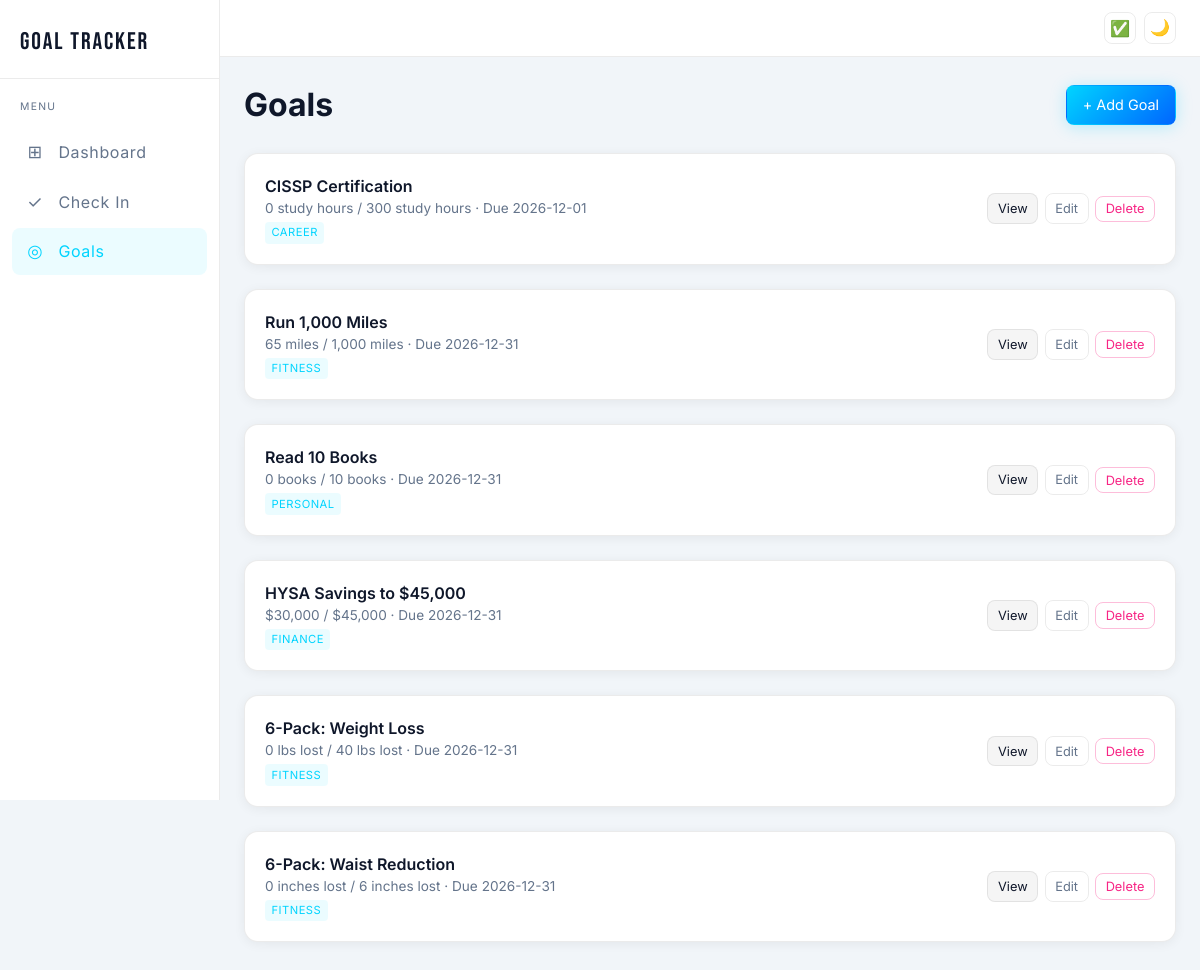
Before: /goals with the older database file.
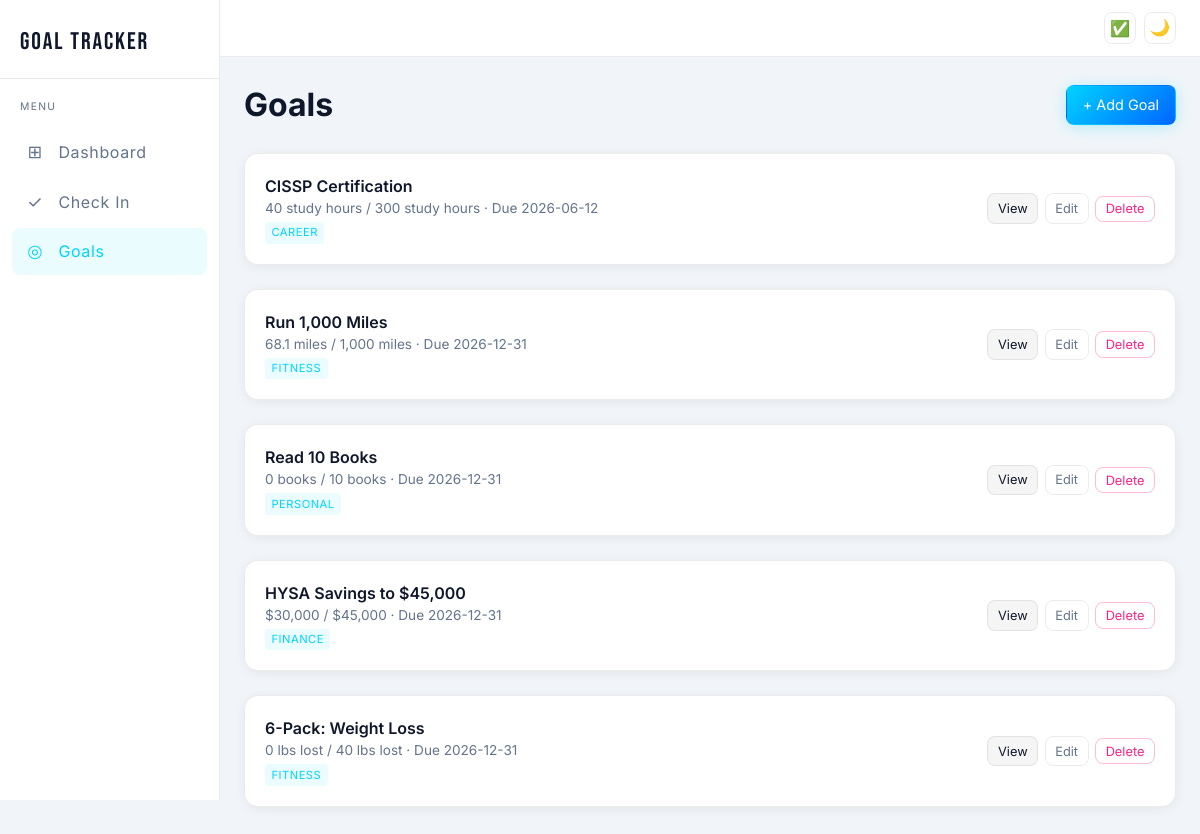
After: the same page with the newer database file.
### tables this page shows
CREATE TABLE goals (
            id INTEGER PRIMARY KEY AUTOINCREMENT,
            name TEXT NOT NULL,               -- "Run 1,000 miles"
            target_value REAL NOT NULL,        -- 1000
            current_value REAL DEFAULT 0,      -- How far you've gotten so far
            unit TEXT NOT NULL,                -- "miles", "books", "dollars"
            deadline TEXT NOT NULL,            -- "2026-12-31" (stored as text, ISO format)
            created_at TEXT NOT NULL,          -- When you created this goal
            category TEXT DEFAULT '',          -- Optional grouping like "fitness", "finance"
            notes TEXT DEFAULT '',             -- Any extra info about this goal
            start_value REAL DEFAULT 0,        -- Starting point (e.g., $30,000 for HYSA)
            system_type TEXT DEFAULT 'generic' -- Hints for the achievement system engine
        );

### app.py (the view)
@app.route("/goals")
def goals_list():
    goals = get_all_goals()
    return render_template("goals.html", goals=goals)

### app.py (called while the page is built)
@app.template_filter("fmt_val")
def fmt_val(value, unit):
    rounded = f"{value:,.1f}".rstrip("0").rstrip(".")
    unit_lower = unit.strip().lower()
    if unit_lower in PREFIX_UNITS or unit.strip() in ("$", "£", "€"):
        symbol = "$" if unit_lower in ("dollars", "dollar", "usd") else unit.strip()
        return f"{symbol}{rounded}"
    return f"{rounded} {unit}"

@app.before_request
def ensure_csrf_token():
    if "csrf_token" not in session:
        session["csrf_token"] = secrets.token_hex(32)

@app.context_processor
def inject_csrf():
    return {
        "csrf_token": session.get("csrf_token", ""),
        "strava_configured": strava_configured(),
        "gcal_configured": gcal_configured(),
    }

### database.py (called while the page is built)
def get_db():
    db = sqlite3.connect(DATABASE)
    db.row_factory = sqlite3.Row
    db.execute("PRAGMA foreign_keys = ON")  # Enforce relationships between tables
    return db

def get_all_goals():
    db = get_db()
    goals = db.execute("SELECT * FROM goals ORDER BY deadline ASC").fetchall()
    db.close()
    return goals

### gcal.py (called while the page is built)
def is_configured():
    return bool(GCAL_ICAL_URL)

### strava.py (called while the page is built)
def is_configured():
    return all([STRAVA_CLIENT_ID, STRAVA_CLIENT_SECRET, STRAVA_REFRESH_TOKEN])

### templates/goals.html (shortened to what this page needs)
{% extends "base.html" %}
{% block content %}
<div class="page-header">
    <h1>Goals</h1>
    <a href="/goals/add" class="btn btn-primary">+ Add Goal</a>
</div>
<div class="goals-list">
    {% for goal in goals %}
    <div class="card goal-list-item">
        <div class="goal-list-info">
            <a href="/goals/{{ goal.id }}" class="goal-list-name">{{ goal.name }}</a>
            <span class="goal-list-meta">
                {{ goal.current_value | fmt_val(goal.unit) }} / {{ goal.target_value | fmt_val(goal.unit) }}
                · Due {{ goal.deadline }}
            </span>
            {% if goal.category %}
            <span class="goal-category-tag">{{ goal.category }}</span>
            {% endif %}
        </div>
        <div class="goal-list-actions">
            <a href="/goals/{{ goal.id }}" class="btn btn-small">View</a>
            <a href="/goals/{{ goal.id }}/edit" class="btn btn-small btn-secondary">Edit</a>
            <form method="POST" action="/goals/{{ goal.id }}/delete"
                  onsubmit="return confirm('Delete {{ goal.name }}? This cannot be undone.')">
                <button type="submit" class="btn btn-small btn-danger">Delete</button>
            </form>
        </div>
    </div>
    {% endfor %}
</div>
{% endblock %}

### templates/base.html (shortened to what this page needs)
<!DOCTYPE html>
<html lang="en">
<head>
    <link rel="stylesheet" href="{{ url_for('static', filename='style.css') }}">
</head>
<body>
    <div class="app-shell">
        <aside class="sidebar">
            <div class="sidebar-brand">Goal Tracker</div>
            <div class="sidebar-section">
                <div class="sidebar-label">Menu</div>
            </div>
            <nav class="sidebar-nav">
                <a href="/" class="sidebar-link {% if request.path == '/' %}active{% endif %}">
                    <span class="sidebar-icon">⊞</span> Dashboard
                </a>
                <a href="/checkin" class="sidebar-link {% if '/checkin' in request.path %}active{% endif %}">
                    <span class="sidebar-icon">✓</span> Check In
                </a>
                <a href="/goals" class="sidebar-link {% if request.path == '/goals' %}active{% endif %}">
                    <span class="sidebar-icon">◎</span> Goals
                </a>
            </nav>
        </aside>
        <div class="main-wrapper">
            <header class="topbar">
                <a href="/checkin" class="theme-toggle" title="Daily Check-In"
                   style="display:inline-flex; align-items:center; justify-content:center; text-decoration:none;">✅</a>
                <button class="theme-toggle" id="theme-toggle" aria-label="Toggle theme"></button>
            </header>
            <main class="container">
                {% block content %}{% endblock %}
            </main>
        </div>
    </div>
</body>
</html>

### static/style.css (style rules this page uses)
:root { --cyan: #00d4ff; --pink: #f72585; --purple: #7c3aed; --orange: #f97316; --green: #10b981; --ahead: #10b981; --on-track: #00d4ff; --behind: #f72585; --radius: 14px; --radius-sm: 8px; --sidebar-w: 220px; }
[data-theme="light"] { --bg: #f1f5f9; --bg-sidebar: #ffffff; --bg-topbar: #ffffff; --bg-card: #ffffff; --bg-card-hover: #f8fafc; --bg-input: #f8fafc; --bg-btn: rgba(0,0,0,0.04); --bg-btn-hover: rgba(0,0,0,0.08); --border: rgba(0,0,0,0.08); --border-hover: rgba(0,212,255,0.4); --text: #0f172a; --text-muted: #64748b; --shadow-card: 0 2px 12px rgba(0,0,0,0.06); --shadow-card-hover: 0 8px 24px rgba(0,0,0,0.12); --progress-bg: rgba(0,0,0,0.06); }
* { margin: 0; padding: 0; box-sizing: border-box; }
body { font-family: 'Inter', -apple-system, BlinkMacSystemFont, sans-serif; background: var(--bg); color: var(--text); line-height: 1.5; min-height: 100vh; -webkit-font-smoothing: antialiased; -moz-osx-font-smoothing: grayscale; }
a { color: var(--cyan); text-decoration: none; }
.app-shell { display: flex; min-height: 100vh; }
.sidebar { width: var(--sidebar-w); min-height: 100vh; background: var(--bg-sidebar); border-right: 1px solid var(--border); position: fixed; top: 0; left: 0; display: flex; flex-direction: column; z-index: 200; }
.sidebar-brand { font-family: 'Bebas Neue', sans-serif; font-size: 1.5rem; letter-spacing: 0.08em; color: var(--text); padding: 1.5rem 1.25rem 1.1rem; border-bottom: 1px solid var(--border); }
.sidebar-section { padding: 1.25rem 1.25rem 0.4rem; }
.sidebar-label { font-size: 0.65rem; letter-spacing: 0.12em; color: var(--text-muted); text-transform: uppercase; }
.sidebar-nav { display: flex; flex-direction: column; gap: 0.15rem; padding: 0.5rem 0.75rem; }
.sidebar-link { display: flex; align-items: center; gap: 0.75rem; padding: 0.65rem 0.75rem; border-radius: var(--radius-sm); color: var(--text-muted); font-size: 1rem; letter-spacing: 0.04em; transition: all 0.2s ease; }
.sidebar-link.active { color: var(--cyan); background: rgba(0,212,255,0.08); }
.sidebar-icon { font-size: 1.1rem; width: 1.4rem; text-align: center; }
.main-wrapper { margin-left: var(--sidebar-w); flex: 1; display: flex; flex-direction: column; min-height: 100vh; }
.topbar { display: flex; align-items: center; justify-content: flex-end; padding: 0.75rem 1.5rem; background: var(--bg-topbar); border-bottom: 1px solid var(--border); position: sticky; top: 0; z-index: 100; gap: 0.5rem; }
.theme-toggle { width: 2rem; height: 2rem; padding: 0; border-radius: var(--radius-sm); background: transparent; border: 1px solid var(--border); color: var(--text-muted); font-size: 1rem; cursor: pointer; transition: all 0.2s ease; display: inline-flex; align-items: center; justify-content: center; line-height: 1; }
.container { padding: 1.5rem; flex: 1; }
.card { background: var(--bg-card); border: 1px solid var(--border); border-radius: var(--radius); padding: 1.25rem; margin-bottom: 1rem; box-shadow: var(--shadow-card); animation: fadeSlideUp 0.4s ease both; }
.btn { display: inline-block; padding: 0.5rem 1rem; border: 1px solid var(--border); border-radius: var(--radius-sm); background: var(--bg-btn); color: var(--text); font-size: 0.9rem; font-family: inherit; cursor: pointer; transition: all 0.2s ease; text-align: center; }
.btn-primary { background: linear-gradient(135deg, var(--cyan), #0066ff); border-color: transparent; color: #fff; box-shadow: 0 2px 16px rgba(0,212,255,0.25); }
.btn-secondary { background: transparent; color: var(--text-muted); }
.btn-danger { color: var(--pink); border-color: rgba(247,37,133,0.3); background: transparent; }
.btn-small { padding: 0.3rem 0.6rem; font-size: 0.8rem; }
.page-header { display: flex; justify-content: space-between; align-items: center; margin-bottom: 1.5rem; }
.goals-list { display: flex; flex-direction: column; gap: 0.5rem; }
.goal-list-item { display: flex; justify-content: space-between; align-items: center; flex-wrap: wrap; gap: 0.5rem; }
.goal-list-name { font-weight: 600; display: block; color: var(--text); }
.goal-list-meta { font-size: 0.85rem; color: var(--text-muted); display: block; }
.goal-list-actions { display: flex; gap: 0.4rem; align-items: center; }
.goal-category-tag { display: inline-block; font-size: 0.7rem; padding: 0.15rem 0.4rem; border-radius: 4px; background: rgba(0,212,255,0.08); color: var(--cyan); text-transform: uppercase; letter-spacing: 0.5px; }

Changed rows visible on the page:
removed goals: name "6-Pack: Waist Reduction", current_value|fmt_val "0 inches lost", target_value|fmt_val "6 inches lost", deadline "2026-12-31", category "FITNESS"
changed goals "CISSP Certification": current_value|fmt_val "0 study hours" → "40 study hours"; deadline "2026-12-01" → "2026-06-12"
changed goals "Run 1,000 Miles": current_value|fmt_val "65 miles" → "68.1 miles"
